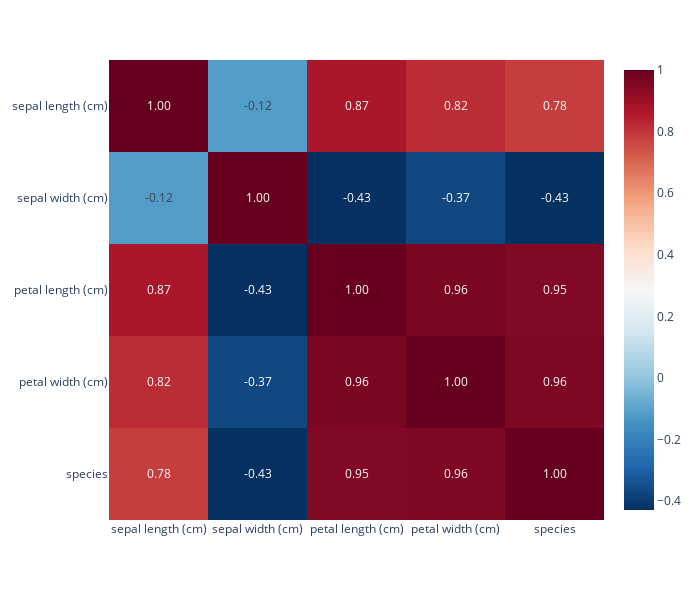

Write notebook code for a chart like this one.
### Code cell
numeric_df = df.select_dtypes(include=['number'])
corr_matrix = numeric_df.corr()

fig = px.imshow(corr_matrix, text_auto='.2f', aspect="auto", color_continuous_scale='RdBu_r')

fig.update_layout(width=700, height=600)
fig.show()

### Figure 1 — Plotly figure (JSON) as saved in the notebook; plotly's stock layout.template omitted (floating-point values rounded to 4 significant figures)
{"data": [{"coloraxis": "coloraxis", "hovertemplate": "x: %{x}<br>y: %{y}<br>color: %{z}<extra></extra>", "name": "0", "texttemplate": "%{z:.2f}", "type": "heatmap", "x": ["sepal length (cm)", "sepal width (cm)", "petal length (cm)", "petal width (cm)", "species"], "xaxis": "x", "y": ["sepal length (cm)", "sepal width (cm)", "petal length (cm)", "petal width (cm)", "species"], "yaxis": "y", "z": [[1, -0.1176, 0.8718, 0.8179, 0.7826], [-0.1176, 1, -0.4284, -0.3661, -0.4267], [0.8718, -0.4284, 1, 0.9629, 0.949], [0.8179, -0.3661, 0.9629, 1, 0.9565], [0.7826, -0.4267, 0.949, 0.9565, 1]]}], "layout": {"coloraxis": {"colorscale": [[0, "rgb(5,48,97)"], [0.1, "rgb(33,102,172)"], [0.2, "rgb(67,147,195)"], [0.3, "rgb(146,197,222)"], [0.4, "rgb(209,229,240)"], [0.5, "rgb(247,247,247)"], [0.6, "rgb(253,219,199)"], [0.7, "rgb(244,165,130)"], [0.8, "rgb(214,96,77)"], [0.9, "rgb(178,24,43)"], [1, "rgb(103,0,31)"]]}, "height": 600, "margin": {"t": 60}, "width": 700, "xaxis": {"anchor": "y", "domain": [0, 1]}, "yaxis": {"anchor": "x", "autorange": "reversed", "domain": [0, 1]}}}
